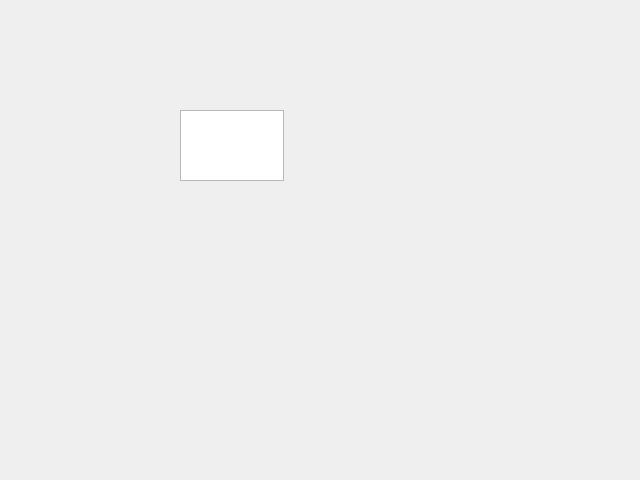
<?xml version="1.0" encoding="UTF-8"?>
<ui version="4.0">
 <class>Form</class>
 <widget class="QWidget" name="Form">
  <property name="geometry">
   <rect>
    <x>0</x>
    <y>0</y>
    <width>640</width>
    <height>480</height>
   </rect>
  </property>
  <property name="windowTitle">
   <string>Form</string>
  </property>
  <widget class="QTextEdit" name="textEdit">
   <property name="geometry">
    <rect>
     <x>180</x>
     <y>110</y>
     <width>104</width>
     <height>71</height>
    </rect>
   </property>
  </widget>
 </widget>
 <resources/>
 <connections/>
</ui>
